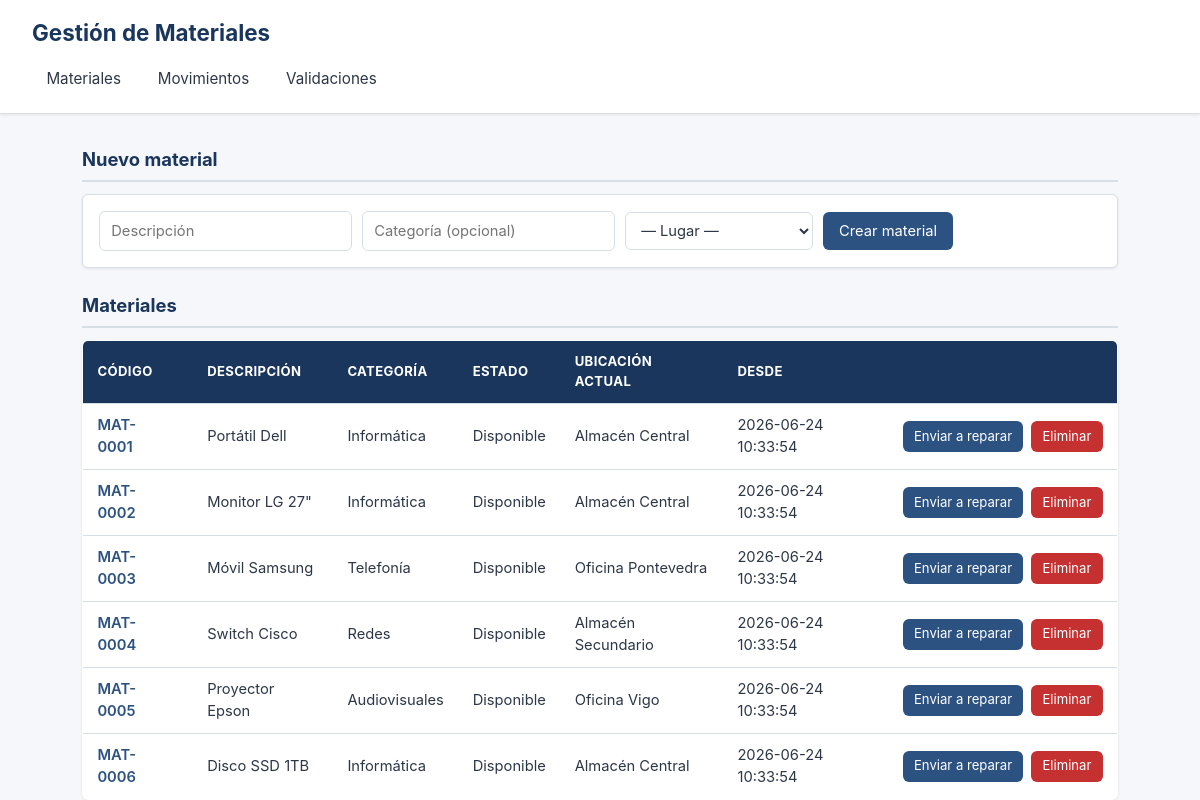
The page / on the database its author committed.
### tables this page shows
CREATE TABLE
    material (
        id INT AUTO_INCREMENT PRIMARY KEY,
        codigo VARCHAR(50) NOT NULL UNIQUE,
        descripcion VARCHAR(255) NOT NULL,
        categoria VARCHAR(100),
        estado ENUM ('DISPONIBLE', 'ASIGNADO', 'EN_REPARACION') NOT NULL DEFAULT 'DISPONIBLE',
        localizacion_actual_id INT NULL,
        activo TINYINT (1) NOT NULL DEFAULT 1,
        fecha_alta DATETIME NOT NULL DEFAULT CURRENT_TIMESTAMP,
        FOREIGN KEY (localizacion_actual_id) REFERENCES localizacion (id)
    );

CREATE TABLE
    localizacion (
        id INT AUTO_INCREMENT PRIMARY KEY,
        tipo ENUM ('PERSONA', 'LUGAR') NOT NULL,
        nombre VARCHAR(150) NOT NULL
    );

### pages/materiales.php (the view, shortened to what this page needs)
<?php
$sql = "SELECT m.id, m.codigo, m.descripcion, m.categoria, m.estado,
               l.tipo AS ubicacion_tipo, l.nombre AS ubicacion_nombre,
               COALESCE(
                   (SELECT MAX(mov.fecha)
                    FROM movimiento mov
                    WHERE mov.material_id = m.id),
                   m.fecha_alta
               ) AS ubicacion_desde
        FROM material m
        LEFT JOIN localizacion l ON m.localizacion_actual_id = l.id
        WHERE m.activo = 1
        ORDER BY m.codigo";
$materiales = $pdo->query($sql)->fetchAll();
?>
<h2>Nuevo material</h2>
<form method="POST" action="index.php?page=materiales">
    <input type="text" name="descripcion" placeholder="Descripción" required>
    <input type="text" name="categoria" placeholder="Categoría (opcional)">
    <select name="lugar_id" required>
        <option value="">— Lugar —</option>
    </select>
    <button type="submit">Crear material</button>
</form>
<h2>Materiales</h2>
<table>
    <thead>
        <tr>
            <th>Código</th>
            <th>Descripción</th>
            <th>Categoría</th>
            <th>Estado</th>
            <th>Ubicación actual</th>
            <th>Desde</th>
            <th></th>
        </tr>
    </thead>
    <tbody>
        <?php foreach ($materiales as $m): ?>
            <tr>
                <td>
                    <a class="codigo-link" href="index.php?page=historial&id=<?php echo (int) $m['id']; ?>">
                        <?php echo htmlspecialchars($m['codigo']); ?>
                    </a>
                </td>
                <td><?php echo htmlspecialchars($m['descripcion']); ?></td>
                <td>
                    <?php if ($m['categoria']): ?>
                        <?php echo htmlspecialchars($m['categoria']); ?>
                    <?php else: ?>
                        <span class="text-muted">Sin categoría</span>
                    <?php endif; ?>
                </td>
                <td><?php echo htmlspecialchars(ucfirst(strtolower(str_replace('_', ' ', $m['estado'])))); ?></td>
                <td>
                    <?php if ($m['ubicacion_nombre']): ?>
                        <?php echo htmlspecialchars($m['ubicacion_nombre']); ?>
                    <?php else: ?>
                        Sin ubicación
                    <?php endif; ?>
                </td>
                <td><?php echo htmlspecialchars($m['ubicacion_desde']); ?></td>
                <td>
                    <div class="acciones">
                        <?php if ($m['estado'] === 'EN_REPARACION'): ?>
                            <form method="POST" action="index.php?page=materiales">
                                <input type="hidden" name="accion" value="reparado">
                                <input type="hidden" name="id" value="<?php echo (int) $m['id']; ?>">
                                <button type="submit">Marcar reparado</button>
                            </form>
                        <?php else: ?>
                            <form method="POST" action="index.php?page=materiales">
                                <button type="submit">Enviar a reparar</button>
                            </form>
                        <?php endif; ?>
                        <form method="POST" action="index.php?page=materiales"
                            onsubmit="return confirm('¿Eliminar este material?');">
                            <button type="submit">Eliminar</button>
                        </form>
                    </div>
                </td>
            </tr>
        <?php endforeach; ?>
    </tbody>
</table>

### index.php (shortened to what this page needs)
<?php
$page = $_GET['page'] ?? 'materiales';
?>
<!DOCTYPE html>
<html lang="es">
<head>
    <link rel="stylesheet" href="assets/css/reset.css">
    <link rel="stylesheet" href="assets/css/styles.css">
</head>
<body>
    <header>
        <h1>Gestión de Materiales</h1>
        <nav>
            <a href="?page=materiales">Materiales</a>
            <a href="?page=movimientos">Movimientos</a>
            <a href="?page=validaciones">Validaciones</a>
        </nav>
    </header>
    <main>
        <?php require_once "pages/{$page}.php"; ?>
    </main>
</body>
</html>

### assets/css/styles.css (style rules this page uses)
:root { --azul: #2c5282; --azul-osc: #1a365d; --gris-borde: #d8dee6; --gris-fondo: #f5f7fa; --gris-texto: #2d3748; --gris-suave: #718096; --rojo: #c53030; --blanco: #ffffff; --radio: 6px; --sombra: 0 1px 3px rgba(0, 0, 0, 0.08); }
body { font-family: -apple-system, "Segoe UI", Roboto, Helvetica, Arial, sans-serif; color: var(--gris-texto); background: var(--gris-fondo); line-height: 1.5; }
header { background: var(--blanco); border-bottom: 1px solid var(--gris-borde); padding: 1rem 2rem; box-shadow: var(--sombra); }
header h1 { font-size: 1.4rem; color: var(--azul-osc); margin-bottom: 0.75rem; }
nav { display: flex; gap: 0.5rem; }
nav a { text-decoration: none; color: var(--gris-texto); padding: 0.4rem 0.9rem; border-radius: var(--radio); font-size: 0.95rem; transition: background 0.15s, color 0.15s; }
main { max-width: 1100px; margin: 2rem auto; padding: 0 2rem; }
h2 { font-size: 1.15rem; color: var(--azul-osc); margin: 1.5rem 0 0.75rem; padding-bottom: 0.4rem; border-bottom: 2px solid var(--gris-borde); }
main > form { display: flex; flex-wrap: wrap; gap: 0.6rem; align-items: center; background: var(--blanco); padding: 1rem; border: 1px solid var(--gris-borde); border-radius: var(--radio); box-shadow: var(--sombra); margin-bottom: 1rem; }
input[type="text"], select { padding: 0.5rem 0.7rem; border: 1px solid var(--gris-borde); border-radius: var(--radio); font-size: 0.92rem; color: var(--gris-texto); background: var(--blanco); min-width: 180px; }
button { padding: 0.5rem 1rem; background: var(--azul); color: var(--blanco); border: none; border-radius: var(--radio); font-size: 0.92rem; cursor: pointer; transition: background 0.15s; }
table { width: 100%; border-collapse: collapse; background: var(--blanco); border: 1px solid var(--gris-borde); border-radius: var(--radio); overflow: hidden; box-shadow: var(--sombra); margin-bottom: 1.5rem; }
thead { background: var(--azul-osc); }
th { text-align: left; padding: 0.7rem 0.9rem; color: var(--blanco); font-size: 0.82rem; text-transform: uppercase; letter-spacing: 0.03em; }
td { padding: 0.65rem 0.9rem; border-top: 1px solid var(--gris-borde); font-size: 0.92rem; vertical-align: middle; }
td a { color: var(--azul); text-decoration: none; margin-right: 0.5rem; }
td form { display: inline-block; margin-right: 0.35rem; }
td button { padding: 0.35rem 0.7rem; font-size: 0.82rem; }
td form[onsubmit] button { background: var(--rojo); }
.codigo-link { color: var(--azul); font-weight: 600; text-decoration: none; }
td .acciones { display: flex; gap: 0.5rem; }
td .acciones button { white-space: nowrap; }
td .acciones form { margin: 0; }

### rows shown on the page
material: codigo "MAT-0001", descripcion "Portátil Dell", categoria "Informática", estado "Disponible", localizacion_actual.nombre "Almacén Central", ubicacion_desde "2026-06-24 10:33:54"
material: codigo "MAT-0002", descripcion "Monitor LG 27\"", categoria "Informática", estado "Disponible", localizacion_actual.nombre "Almacén Central", ubicacion_desde "2026-06-24 10:33:54"
material: codigo "MAT-0003", descripcion "Móvil Samsung", categoria "Telefonía", estado "Disponible", localizacion_actual.nombre "Oficina Pontevedra", ubicacion_desde "2026-06-24 10:33:54"
material: codigo "MAT-0004", descripcion "Switch Cisco", categoria "Redes", estado "Disponible", localizacion_actual.nombre "Almacén Secundario", ubicacion_desde "2026-06-24 10:33:54"
material: codigo "MAT-0005", descripcion "Proyector Epson", categoria "Audiovisuales", estado "Disponible", localizacion_actual.nombre "Oficina Vigo", ubicacion_desde "2026-06-24 10:33:54"
material: codigo "MAT-0006", descripcion "Disco SSD 1TB", categoria "Informática", estado "Disponible", localizacion_actual.nombre "Almacén Central", ubicacion_desde "2026-06-24 10:33:54"
